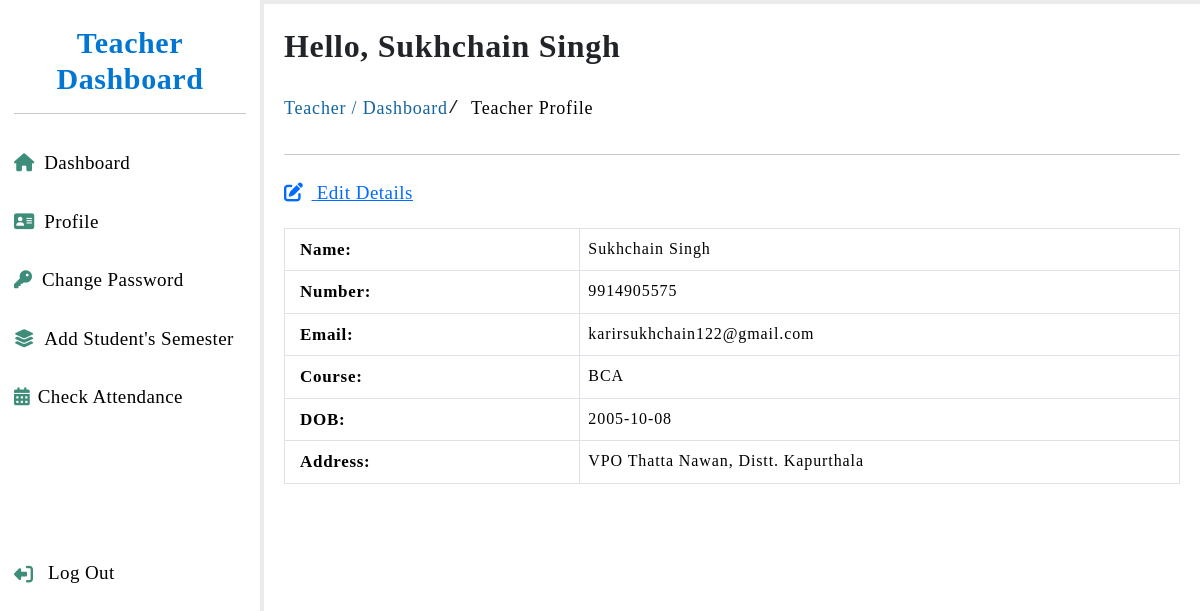
Before: /teacher/profile.php (signed in) with the older database file.
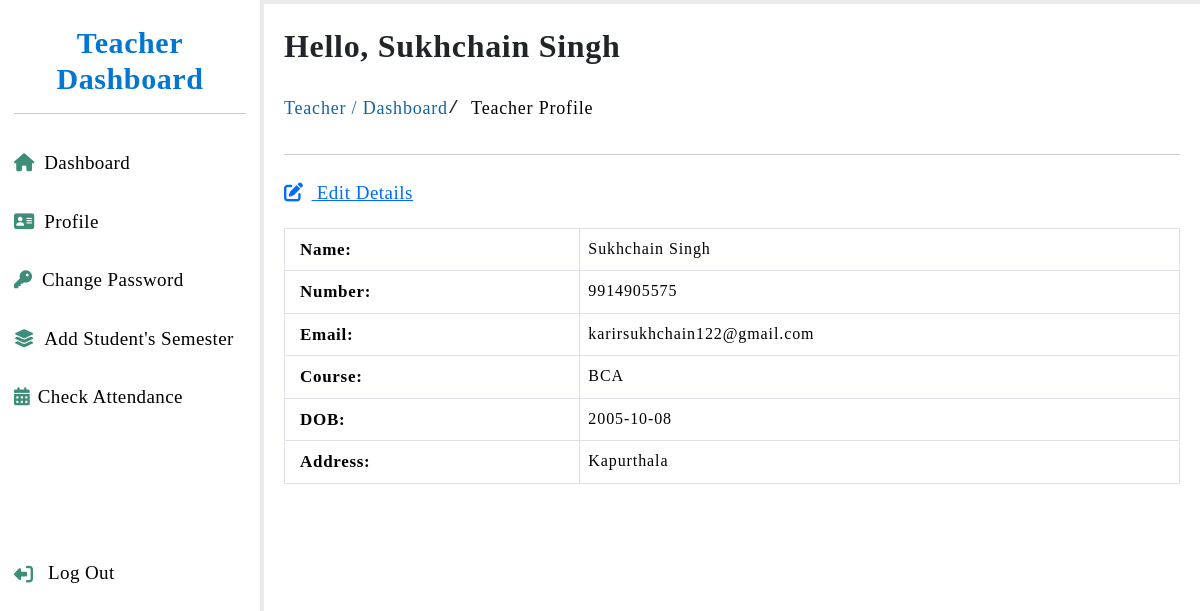
After: the same page with the newer database file.
### tables this page shows
CREATE TABLE `teacher_info` (
  `sr_no` int(11) NOT NULL,
  `teacher_name` varchar(40) NOT NULL,
  `teacher_number` bigint(10) NOT NULL,
  `teacher_email` varchar(100) NOT NULL,
  `teacher_password` varchar(30) NOT NULL,
  `teacher_course` varchar(50) NOT NULL,
  `teacher_course_1` varchar(10) NOT NULL,
  `teacher_course_2` varchar(10) NOT NULL,
  `teacher_course_3` varchar(10) NOT NULL,
  `teacher_gender` varchar(6) NOT NULL,
  `teacher_dob` varchar(15) NOT NULL,
  `teacher_address` varchar(150) NOT NULL
);

### teacher/profile.php (the view, shortened to what this page needs)
<?php
    include '../sql/main_connection.php';
    $teacher_number = $_SESSION['number'];
    $data = mysqli_query($conn, "SELECT * FROM `teacher_info` WHERE teacher_number = '$teacher_number'");
    $result = mysqli_fetch_assoc($data);
?>
<!DOCTYPE html>
<html lang="en">
<head>
    <?php include '../include/links.php'; ?>
    <link rel="stylesheet" href="../styles/teacher-dashboard-style.css">
    <link rel="stylesheet" href="teacher-responsive.css">
</head>
<body>
    <?php include '../include/teacher-sidebar.php'; ?>
    <section class="dashboard-middle-area">
        <h4 class="teacher-name">Hello, <?php echo $result['teacher_name']; ?></h4>
        <pre class="pagination"><p style="color: #1264a3;">Teacher / </p> <a href="dashboard.php" style="color: #1264a3;">Dashboard</a> / <a href="profile.php">Teacher Profile</a></pre> <hr>
        <div class="edit-detail-link pt-2">
            <i class='fa-solid fa-pen-to-square pe-2'></i>
            <a href="edit-profile.php" style="color: #006bff">Edit Details</a>
        </div>
        <div class="student-profile">
            <table class="table table-bordered">
                <tr>
                    <th class="student-heading" width="33%">Name:</th>
                    <td class="student-value"><?php echo $result['teacher_name']; ?></td>
                </tr>
                <tr>
                    <th class="student-heading">Number:</th>
                    <td class="student-value"><?php echo $result['teacher_number']; ?></td>
                </tr>
                <tr>
                    <th class="student-heading">Email:</th>
                    <td class="student-value"><?php echo $result['teacher_email']; ?></td>
                </tr>
                <tr>
                    <th class="student-heading">Course:</th>
                    <td class="student-value"><?php echo $result['teacher_course']; ?></td>
                </tr>
                <tr>
                    <th class="student-heading">DOB:</th>
                    <td class="student-value"><?php echo $result['teacher_dob']; ?></td>
                </tr>
                <tr>
                    <th class="student-heading">Address:</th>
                    <td class="student-value"><?php echo $result['teacher_address']; ?></td>
                </tr>
            </table>
        </div>
    </section>
</body>
</html>

Changed rows visible on the page:
changed teacher_info "Sukhchain Singh": teacher_address "VPO Thatta Nawan, Distt. Kapurthala" → "Kapurthala"
